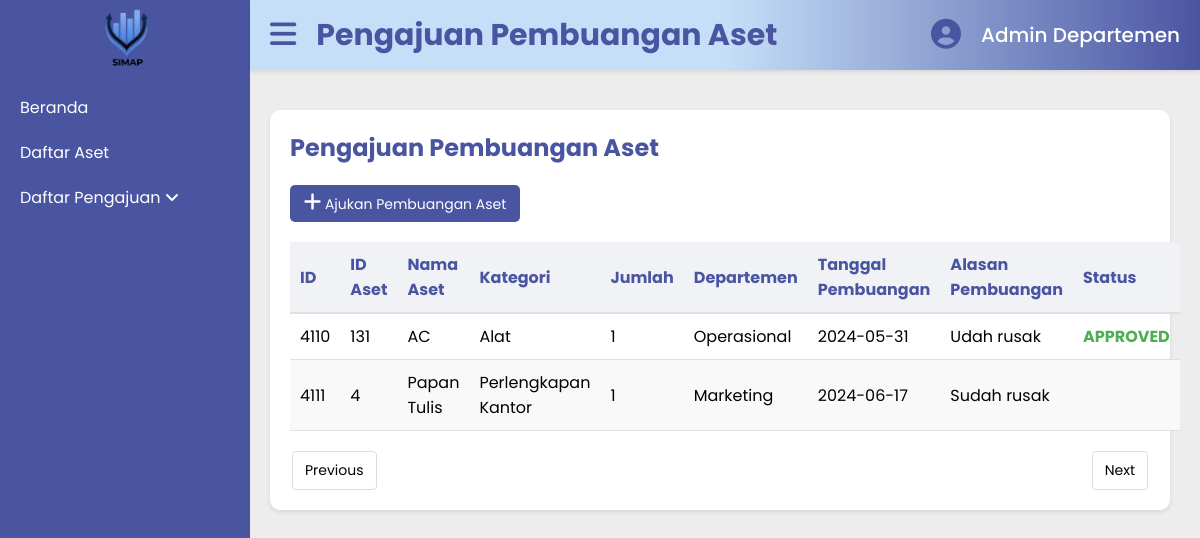
The page /SIMAP-Project/departemen-page/page-pembuanganDepartemen.php on the database its author committed.
### tables this page shows
CREATE TABLE `pengajuan_pembuangan` (
  `idPengajuanPembuangan` int(11) NOT NULL,
  `idAset` int(11) DEFAULT NULL,
  `namaAset` varchar(100) NOT NULL,
  `kategoriAset` varchar(255) NOT NULL,
  `jumlah` int(11) NOT NULL,
  `departemen` varchar(255) NOT NULL,
  `tanggalPembuangan` date NOT NULL,
  `alasanPembuangan` varchar(255) NOT NULL,
  `status` varchar(50) NOT NULL
);

### SIMAP-Project/departemen-page/page-pembuanganDepartemen.php (the view, shortened to what this page needs)
<?php
include '../php/koneksi.php';
$query_mysql = mysqli_query($mysqli, "SELECT * FROM pengajuan_pembuangan");
?>
<!DOCTYPE html>
<html lang="en">
<head>
    <link rel="stylesheet" href="../departemen-style/style-pengadaanDepartemen.css">
</head>
<body>
    <div id="daftarAset">
        <div class="container">
            <nav class="sidebar">
                <div class="logo">
                    <a href="#"> <img src="../assets/simap.png" class="logo" alt="Logo SIMAP"></a>
                </div>
                <ul>
                    <li><a href="page-berandaDepartemen.php">Beranda</a></li>
                    <li><a href="page-daftarAset.php">Daftar Aset</a></li>
                    <li><a href="#">Daftar Pengajuan <i class="fa-solid fa-angle-down"></i></a>
                    </li>
                </ul>
            </nav>
            <div class="header">
                <div class="menu-bar">
                    <a href="#"><i class="fa-solid fa-bars" style="color: #4a55a2;"></i></a>
                    <h1>Pengajuan Pembuangan Aset</h1>
                </div>
                <ul>
                    <li class="admin-profile"><a href="../departemen-page/page-profileDepartemen.html">
                        <i class="fa-solid fa-circle-user" style="color: #4a55a2;"></i>
                    </a>
                    </li>
                    <li class="username">
                        <a href="../departemen-page/page-profileDepartemen.html">Admin Departemen</a>
                    </li>
                </ul>
            </div>
            <div class="box">
                <h2>Pengajuan Pembuangan Aset</h2>
                <a href="form-tambahPembuangan.php"><button class="btn-tambah-pem"><i class="fa-solid fa-plus" style="color: #ffff; font-size: 20px;"></i>
                Ajukan Pembuangan Aset</button></a>
                <table>
                    <thead>
                        <tr>
                            <th>ID</th>
                            <th>ID Aset</th>
                            <th>Nama Aset</th>
                            <th>Kategori</th>
                            <th>Jumlah</th>
                            <th>Departemen</th>
                            <th>Tanggal Pembuangan</th>
                            <th>Alasan Pembuangan</th>
                            <th>Status</th>
                        </tr>
                    </thead>
                    <tbody>
                    <?php while ($data = mysqli_fetch_assoc($query_mysql)) { ?>
                        <tr>
                            <td><?php echo $data['idPengajuanPembuangan']; ?></td>
                            <td><?php echo $data['idAset']; ?></td>
                            <td><?php echo $data['namaAset']; ?></td>
                            <td><?php echo $data['kategoriAset']; ?></td>
                            <td><?php echo $data['jumlah']; ?></td>
                            <td><?php echo $data['departemen']; ?></td>
                            <td><?php echo $data['tanggalPembuangan']; ?></td>
                            <td><?php echo $data['alasanPembuangan']; ?></td>
                            <td>
                                <div class="status-text <?php echo ($data['status'] == 'APPROVED') ? 'status-approved' : (($data['status'] == 'REJECTED') ? 'status-rejected' : ''); ?>">
                                    <?php echo $data['status']; ?>
                                </div>
                            </td>
                        </tr>
                        <?php } ?>
                    </tbody>
                </table>
                <div class="pagination">
                    <button class="prev">Previous</button>
                    <button class="next">Next</button>
                </div>
            </div>
        </div>
    </div>
</body>
</html>

### SIMAP-Project/departemen-style/style-pengadaanDepartemen.css (style rules this page uses)
* { margin: 0; padding: 0; font-family: 'Poppins', sans-serif; box-sizing: border-box; }
html { scroll-behavior: smooth; }
body { margin: 0; padding: 0; background-color: #EDEDED; }
#daftarAset .container { display: flex; flex-direction: column; }
.sidebar { background-color: #4a55a2; width: 250px; height: 100vh; padding-top: 20px; position: fixed; }
.sidebar .logo { display: block; margin: -20px auto 10px; width: 75px; }
.sidebar ul { list-style: none; padding: 0; }
.sidebar ul li { padding: 10px 20px; }
.sidebar ul li a { color: white; text-decoration: none; display: block; }
.header { height: 70px; display: flex; justify-content: space-between; align-items: center; padding: 10px 20px; background: linear-gradient(to right, #C5DFF8, #C5DFF8, #4A55A2); box-shadow: 0 2px 4px rgba(0, 0, 0, 0.1); position: fixed; top: 0; left: 250px; width: calc(100% - 250px); }
.header .menu-bar { text-decoration: none; color: #4a55a2; display: flex; flex-direction: row; font-size: 30px; }
.header .menu-bar h1 { text-decoration: none; font-size: 30px; padding-left: 20px; }
.header ul { display: flex; list-style: none; padding: 0; margin: 0; }
.header ul li { margin-left: 20px; display: flex; align-items: center; }
.header ul .admin-profile a { font-size: 30px; }
.header ul .username a { text-decoration: none; font-size: 20px; font-weight: 500; color: #FFF; }
.box { width: calc(100% - 300px); height: auto; background-color: white; border-radius: 10px; margin-top: 110px; margin-left: 270px; padding: 20px; box-shadow: 0 2px 4px rgba(0, 0, 0, 0.1); }
.box h2 { margin-bottom: 20px; color: #4a55a2; }
table { width: 100%; border-collapse: collapse; margin-bottom: 20px; }
table thead th { background-color: #f0f2f5; padding: 10px; text-align: left; color: #4a55a2; border-bottom: 2px solid #e0e0e0; }
table tbody td { padding: 10px; border-bottom: 1px solid #e0e0e0; }
table tbody tr:nth-child(even) { background-color: #f9f9f9; }
button { padding: 8px 12px; border: none; border-radius: 4px; cursor: pointer; font-size: 14px; }
.status-approved { color: #4caf50; font-weight: bold; }
.pagination { display: flex; justify-content: flex-end; margin-top: 20px; }
.pagination button { padding: 8px 12px; border: 1px solid #ddd; background-color: white; cursor: pointer; margin: 0 2px; border-radius: 4px; }
.pagination .prev { margin-right: auto; }
.pagination .next { margin-left: auto; }
.box .btn-tambah-pem { width: 230px; padding: 7px; margin-bottom: 20px; background-color: #4a55a2; color: #FFFf; border: none; border-radius: 5px; }

### rows shown on the page
pengajuan_pembuangan: idPengajuanPembuangan "4110", idAset "131", namaAset "AC", kategoriAset "Alat", jumlah "1", departemen "Operasional", tanggalPembuangan "2024-05-31", alasanPembuangan "Udah rusak", status "APPROVED"
pengajuan_pembuangan: idPengajuanPembuangan "4111", idAset "4", namaAset "Papan Tulis", kategoriAset "Perlengkapan Kantor", jumlah "1", departemen "Marketing", tanggalPembuangan "2024-06-17", alasanPembuangan "Sudah rusak"
